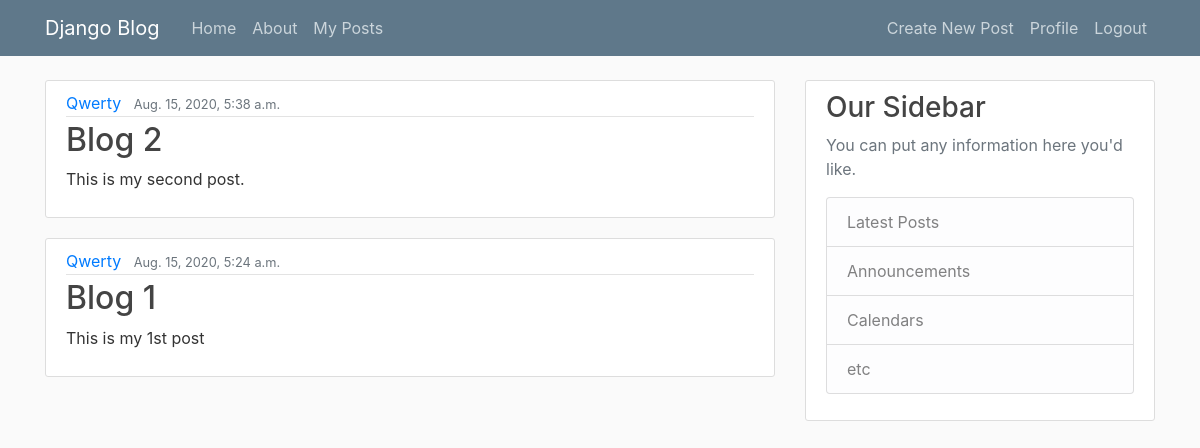
Screenshot of /post/all/ (signed in) with the database file from the repository.
### blog/models.py (models this page shows)
class Post(models.Model):
    title=models.CharField(max_length=100)
    content=models.TextField()
    date_posted=models.DateTimeField(default=timezone.now)
    author=models.ForeignKey(User,on_delete=models.CASCADE)

### blog/views.py (the view)
# urls.py: path('post/all/',EachUserPostsListView.as_view(),name='my-posts'),
class EachUserPostsListView(LoginRequiredMixin,ListView):
    model = Post
    template_name = 'blog/each_post.html'
    ordering = ['-date_posted']
    context_object_name = 'posts'

### blog/templates/blog/each_post.html
{% extends 'blog/base.html' %}
{% block content %}
    {% for post in posts %}
        {% if post.author == user %}
            <article class="media content-section">
              <div class="media-body">
                <div class="article-metadata">
                  <a class="mr-2" href="#">{{ post.author }}</a>
                  <small class="text-muted">{{ post.date_posted }}</small>
                </div>
                <h2><a class="article-title" href="{% url 'post-detail' post.pk %}">{{ post.title }}</a></h2>
                <p class="article-content">{{ post.content }}</p>
              </div>
            </article>
        {% endif %}
    {% endfor %}
{% endblock content %}

### blog/static/blog/main.css (style rules this page uses)
body { background: #fafafa; color: #333333; margin-top: 5rem; }
h1, h2, h3, h4, h5, h6 { color: #444444; }
.content-section { background: #ffffff; padding: 10px 20px; border: 1px solid #dddddd; border-radius: 3px; margin-bottom: 20px; }
.article-title { color: #444444; }
.article-content { white-space: pre-line; }
.article-metadata { padding-bottom: 1px; margin-bottom: 4px; border-bottom: 1px solid #e3e3e3 }

### rows the page displays
Post: author "Qwerty", date_posted "Aug. 15, 2020, 5:38 a.m.", title "Blog 2", content "This is my second post."
Post: author "Qwerty", date_posted "Aug. 15, 2020, 5:24 a.m.", title "Blog 1", content "This is my 1st post"
